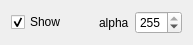
<?xml version="1.0" encoding="UTF-8"?>
<ui version="4.0">
 <class>GeovizDisplay</class>
 <widget class="QWidget" name="GeovizDisplay">
  <property name="geometry">
   <rect>
    <x>0</x>
    <y>0</y>
    <width>193</width>
    <height>44</height>
   </rect>
  </property>
  <property name="windowTitle">
   <string>Geoviz Display</string>
  </property>
  <layout class="QHBoxLayout" name="horizontalLayout">
   <item>
    <widget class="QCheckBox" name="visibleCheckBox">
     <property name="text">
      <string>Show</string>
     </property>
     <property name="checked">
      <bool>true</bool>
     </property>
    </widget>
   </item>
   <item>
    <spacer name="horizontalSpacer">
     <property name="orientation">
      <enum>Qt::Horizontal</enum>
     </property>
     <property name="sizeHint" stdset="0">
      <size>
       <width>0</width>
       <height>20</height>
      </size>
     </property>
    </spacer>
   </item>
   <item>
    <widget class="QLabel" name="alphaLabel">
     <property name="text">
      <string>alpha</string>
     </property>
    </widget>
   </item>
   <item>
    <widget class="QSpinBox" name="alphaSpinBox">
     <property name="maximum">
      <number>255</number>
     </property>
     <property name="value">
      <number>255</number>
     </property>
    </widget>
   </item>
  </layout>
 </widget>
 <resources/>
 <connections/>
</ui>
